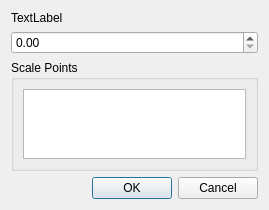
<?xml version="1.0" encoding="UTF-8"?>
<ui version="4.0">
 <class>Dialog</class>
 <widget class="QDialog" name="Dialog">
  <property name="geometry">
   <rect>
    <x>0</x>
    <y>0</y>
    <width>269</width>
    <height>183</height>
   </rect>
  </property>
  <property name="windowTitle">
   <string>Set value</string>
  </property>
  <layout class="QVBoxLayout" name="verticalLayout_2">
   <item>
    <widget class="QLabel" name="label">
     <property name="text">
      <string>TextLabel</string>
     </property>
    </widget>
   </item>
   <item>
    <widget class="QDoubleSpinBox" name="doubleSpinBox"/>
   </item>
   <item>
    <widget class="QGroupBox" name="groupBox">
     <property name="title">
      <string>Scale Points</string>
     </property>
     <layout class="QVBoxLayout" name="verticalLayout">
      <item>
       <widget class="QTextBrowser" name="textBrowser"/>
      </item>
     </layout>
    </widget>
   </item>
   <item>
    <widget class="QDialogButtonBox" name="buttonBox">
     <property name="orientation">
      <enum>Qt::Horizontal</enum>
     </property>
     <property name="standardButtons">
      <set>QDialogButtonBox::Cancel|QDialogButtonBox::Ok</set>
     </property>
    </widget>
   </item>
  </layout>
 </widget>
 <resources/>
 <connections>
  <connection>
   <sender>buttonBox</sender>
   <signal>accepted()</signal>
   <receiver>Dialog</receiver>
   <slot>accept()</slot>
   <hints>
    <hint type="sourcelabel">
     <x>248</x>
     <y>254</y>
    </hint>
    <hint type="destinationlabel">
     <x>157</x>
     <y>274</y>
    </hint>
   </hints>
  </connection>
  <connection>
   <sender>buttonBox</sender>
   <signal>rejected()</signal>
   <receiver>Dialog</receiver>
   <slot>reject()</slot>
   <hints>
    <hint type="sourcelabel">
     <x>316</x>
     <y>260</y>
    </hint>
    <hint type="destinationlabel">
     <x>286</x>
     <y>274</y>
    </hint>
   </hints>
  </connection>
 </connections>
</ui>
